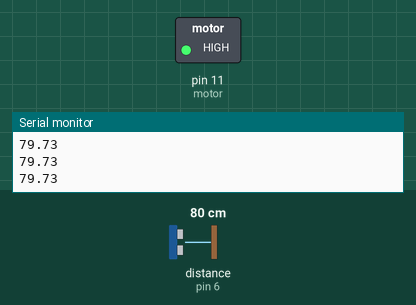
Simulated run of this sketch. Board: Arduino Uno, built with avr-gcc and run on an emulated ATmega328P. Shown: switched loads named in the sketch (green lamp = pin HIGH), the last lines printed to the serial monitor. Wiring (inferred from the names in the program): ultrasonic range finder: trigger pin 7; echo pin 6. Inputs (shaded band) come from the test bench; at power-on: distance to the obstacle (sensor on pin 6) 80 cm. The echo pulse lasts 58.3 µs per cm; pins used as bus, display or sensor lines are not drawn.

Above: at 1.2 s.
1.3 s: distance to the obstacle (sensor on pin 6) set to 36 cm
2.8 s: distance to the obstacle (sensor on pin 6) set to 30 cm
At 3.3 s:
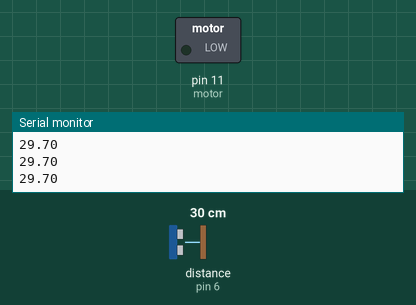
4.3 s: distance to the obstacle (sensor on pin 6) set to 78 cm
5.8 s: distance to the obstacle (sensor on pin 6) set to 83 cm
At 6.7 s:
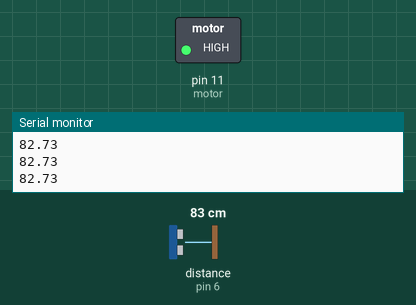
7.3 s: distance to the obstacle (sensor on pin 6) set to 2 cm
At 7.8 s:
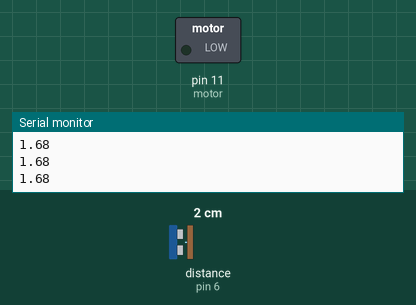
Timing chart, 0 to 9.8 s (numbered marks = the images above; inputs shaded):
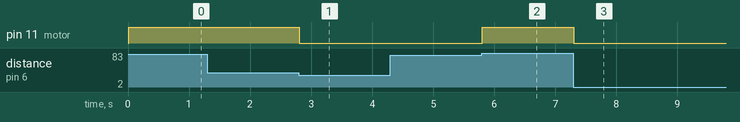

Measured:
- the behaviour switches between 33 and 32 cm on distance to the obstacle (sensor on pin 6) (found by bisection; images 0 and 1)
- the behaviour switches between 80 and 81 cm on distance to the obstacle (sensor on pin 6) (found by bisection; images 1 and 2)
- after the input at 2.8 s, pin 11 (motor): HIGH → LOW at once
- after the input at 5.8 s, pin 11 (motor): LOW → HIGH at once
- after the input at 7.3 s, pin 11 (motor): HIGH → LOW at once

The sketch:

senzor.ino
```cpp
#define ECHO 6
#define TRIGGER 7
#define TRIGGER_pulse 1
#define motor 11
int DURATION;
float DISTANCE;
float DIST;
float LED;
int num=1;

void setup() {
// set up the LCD's number of columns and rows:
pinMode(TRIGGER, OUTPUT);
pinMode(ECHO, INPUT);
pinMode(motor, OUTPUT);
Serial.begin(9600);

//lcd.setCursor(0,1);
//lcd.print(" :");
}

void loop() {
digitalWrite(TRIGGER, HIGH);
delay(TRIGGER_pulse);
digitalWrite(TRIGGER, LOW);
//see how long it takes to receive the response pulse
DURATION = pulseIn(ECHO,HIGH);
//Distance in centimeters
DISTANCE = 0.01716*DURATION;
//LED=((100-DISTANCE)/100)255;
DIST = 1.25*DISTANCE;
Serial.println(DISTANCE);

if(DIST <= 40){
digitalWrite(11,LOW);

}

if(DIST >=100){
digitalWrite(11,HIGH);

}

}
```
